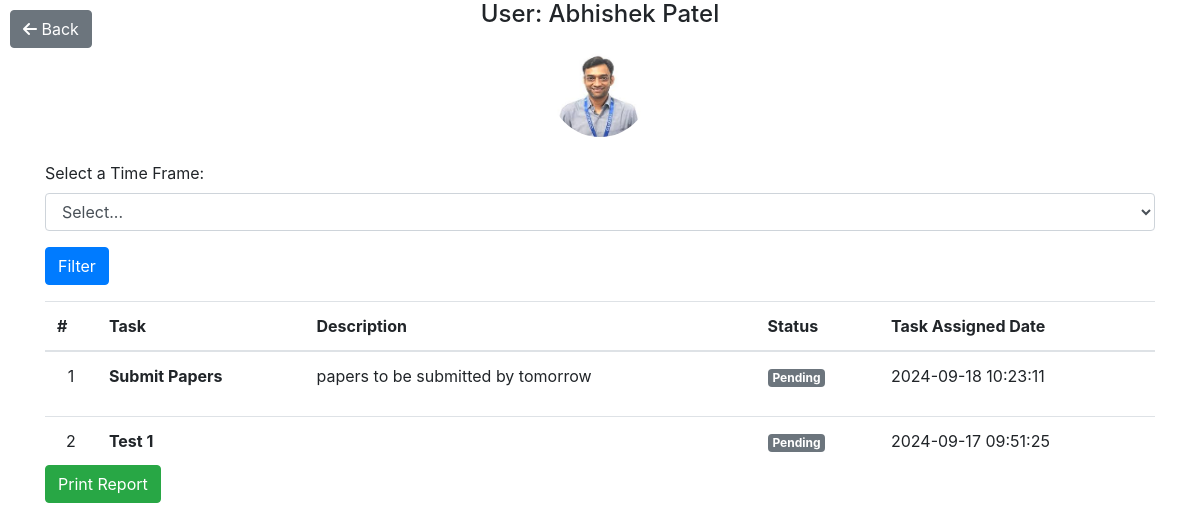
The page /employee_report.php on the database its author committed.
### tables this page shows
CREATE TABLE `users` (
  `id` int(30) NOT NULL,
  `firstname` varchar(200) NOT NULL,
  `lastname` varchar(200) NOT NULL,
  `email` varchar(200) NOT NULL,
  `password` text NOT NULL,
  `type` tinyint(1) NOT NULL DEFAULT 2 COMMENT '1 = admin, 2 = staff',
  `avatar` text NOT NULL DEFAULT 'no-image-available.png',
  `date_created` datetime NOT NULL DEFAULT current_timestamp()
);

CREATE TABLE `task_list` (
  `id` int(30) NOT NULL,
  `project_id` int(30) NOT NULL,
  `task` varchar(200) NOT NULL,
  `description` text NOT NULL,
  `status` tinyint(4) NOT NULL,
  `date_created` datetime NOT NULL DEFAULT current_timestamp()
);

### employee_report.php (the view, shortened to what this page needs)
<?php
$mysqli = new mysqli("localhost", "root", "", "tms_db");
$user_id = isset($_GET['user_id']) ? intval($_GET['user_id']) : 5;
$date_condition = '';
$query = "
    SELECT t.id, t.task, t.description, t.status, t.date_created, u.firstname, u.lastname, u.avatar
    FROM task_list t
    JOIN project_list p ON p.id = t.project_id
    JOIN users u ON u.id = p.user_ids
    WHERE FIND_IN_SET('$user_id', p.user_ids) > 0" . $date_condition . "
    ORDER BY t.task ASC
";
$result = $mysqli->query($query);
$user_query = "SELECT firstname, lastname, avatar FROM users WHERE id = '$user_id'";
$user_result = $mysqli->query($user_query);
if ($user_result && $user_result->num_rows > 0) {
    $user_data = $user_result->fetch_assoc();
} else {
    $user_data = [
        'firstname' => 'Unknown',
        'lastname' => 'User',
        'avatar' => 'default-avatar.png'
    ];
}
?>
<!DOCTYPE html>
<html lang="en">
<head>
    <link rel="stylesheet" href="https://stackpath.bootstrapcdn.com/bootstrap/4.5.2/css/bootstrap.min.css">
</head>
<body>
<div class="container">
    <a href="index.php?page=reports" class="btn btn-secondary back-button">
        <i class="fas fa-arrow-left"></i> Back
    </a>
    <div class="text-center mb-4">
        <h4>User: <?php echo ucwords($user_data['firstname'] . ' ' . $user_data['lastname']); ?></h4>
        <img src="assets/uploads/<?php echo $user_data['avatar']; ?>" alt="User's Photo" class="user-avatar" style="width: 100px; height: 100px; border-radius: 50%;">
    </div>
    <form method="GET" action="employee_report.php" class="mb-3">
    <div class="form-group">
        <label for="timeFrame">Select a Time Frame:</label>
        <select name="time_frame" class="form-control">
            <option value="">Select...</option>
        </select>
    </div>
    <button type="submit" class="btn btn-primary">Filter</button>
</form>
    <div class="card-body p-0">
        <div class="table-responsive" id="printable">
            <table class="table table-condensed m-0 table-hover">
                <thead>
                    <tr>
                        <th>#</th>
                        <th>Task</th>
                        <th>Description</th>
                        <th>Status</th>
                        <th>Task Assigned Date</th>
                    </tr>
                </thead>
                <tbody>
                    <?php
                    $i = 1;
                    while($row = $result->fetch_assoc()):
                        $trans = get_html_translation_table(HTML_ENTITIES, ENT_QUOTES);
                        unset($trans["\""], $trans["<"], $trans[">"], $trans["<h2"]);
                        $desc = strtr(html_entity_decode($row['description']), $trans);
                        $desc = str_replace(array("<li>", "</li>"), array("", ", "), $desc);
                    ?>
                    <tr>
                        <td class="text-center"><?php echo $i++ ?></td>
                        <td><b><?php echo ucwords($row['task']) ?></b></td>
                        <td><p class="full-description"><?php echo strip_tags($desc) ?></p></td>
                        <td>
                            <?php
                            if($row['status'] == 1){
                                echo "<span class='badge badge-secondary'>Pending</span>";
                            } elseif($row['status'] == 2){
                                echo "<span class='badge badge-primary'>On-Progress</span>";
                            } elseif($row['status'] == 3){
                                echo "<span class='badge badge-success'>Done</span>";
                            }
                            ?>
                        </td>
                        <td><?php echo $row['date_created']; ?></td>
                    </tr>
                    <?php endwhile; ?>
                </tbody>
            </table>
        </div>
    </div>
    <button id="printBtn" class="btn btn-success">Print Report</button>
</div>
</body>
</html>

### employee_report.php (style rules this page uses)
.full-description { white-space: normal; overflow: visible; text-overflow: clip; }
.back-button { position: fixed; top: 10px; left: 10px; z-index: 1000; }

### rows shown on the page
users: firstname+lastname "Abhishek Patel", avatar (picture)
task_list: task "Submit Papers", description "papers to be submitted by tomorrow", status "Pending", date_created "2024-09-18 10:23:11"
task_list: task "Test 1", status "Pending", date_created "2024-09-17 09:51:25"
